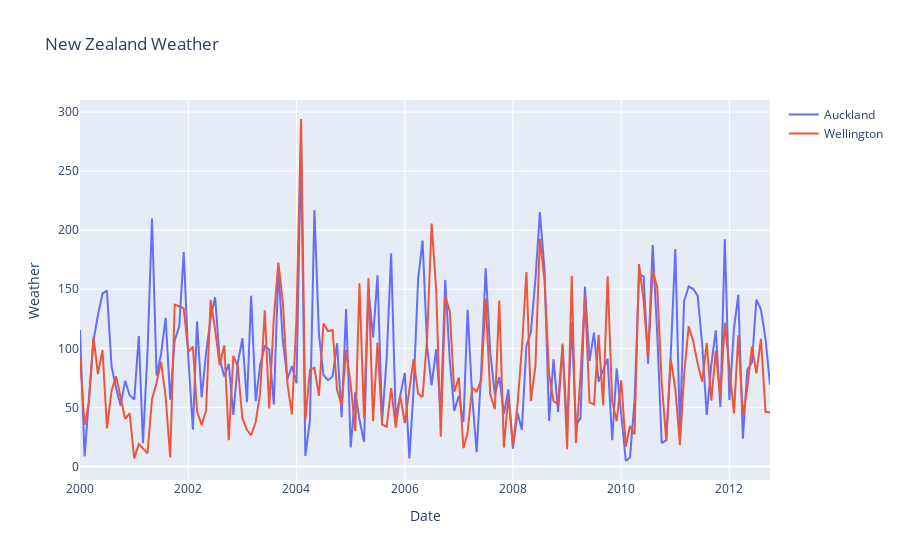

The notebook cell this image was saved under:
### Code cell
line1 = go.Scatter(x=data['DATE'], y=data['Auckland'], name='Auckland')
line2 = go.Scatter(x=data['DATE'], y=data['Wellington'], name='Wellington')
fig = go.Figure([line1, line2])
#給標籤
fig.update_layout(
    title = 'New Zealand Weather',
    xaxis_title = 'Date',
    yaxis_title = 'Weather')
fig.show()

### Figure 1 — Plotly figure (JSON) as saved in the notebook; plotly's stock layout.template omitted (floating-point values rounded to 4 significant figures; data arrays with more than 128 entries replaced by an {"elided": "..."} marker saying what was removed)
{"data": [{"name": "Auckland", "type": "scatter", "x": {"elided": "154 str values"}, "y": {"elided": "154 float values"}}, {"name": "Wellington", "type": "scatter", "x": {"elided": "154 str values"}, "y": {"elided": "154 float values"}}], "layout": {"title": {"text": "New Zealand Weather"}, "xaxis": {"title": {"text": "Date"}}, "yaxis": {"title": {"text": "Weather"}}}}
